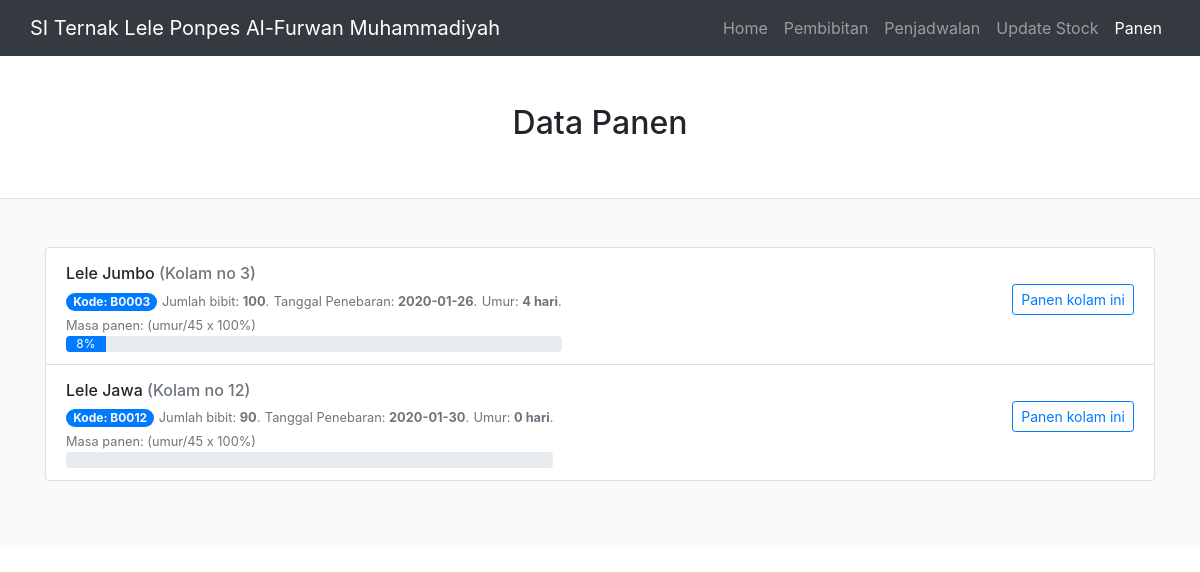
The app's page /public/panen (signed in) with its own data.
### tables this page shows
CREATE TABLE `bibit` (
  `kode_bibit` varchar(5) NOT NULL,
  `tgl_penebaran_bibit` date NOT NULL,
  `jenis_bibit` varchar(30) NOT NULL,
  `jumlah_bibit` int(5) NOT NULL,
  `no_kolam` int(2) NOT NULL,
  `status_panen` int(11) NOT NULL
);

### app/core/Controller.php (called while the page is built, shortened)
<?php
class Controller
{
	public function view($view,$data=[])
	{
		require_once '../app/views/' . $view.'.php';
	}
	public function model($model)
	{
		return new $model;
	}
}

### app/controllers/Panen.php (called while the page is built, shortened)
<?php
class Panen extends Controller
{
    public function index()
    {
        $data['judul'] = 'Panen';
        $data['bibit'] = $this->model('Pembibitan_model')->getAll();
        $this->view('panen/index', $data);
    }
}

### app/core/App.php (called while the page is built, shortened)
<?php
class App
{
	protected $method = 'index';
	protected $params = [];
	public function __construct()
	{
		$this->controller = new $this->controller;
		call_user_func_array([$this->controller, $this->method], $this->params);
	}
}

### public/index.php (called while the page is built, shortened)
<?php
$app=new App;

### app/core/Database.php (called while the page is built, shortened)
<?php
class Database{
	private $host=DB_HOST;
	private $user=DB_USER;
	private $pass=DB_PASS;
	private $db_name=DB_NAME;
	private $dbh;
	private $stmt;
	public function __construct()
	{
		$dsn='mysql:host='.$this->host.';dbname='.$this->db_name;
		$option=[
			PDO::ATTR_PERSISTENT=>
			true,
			PDO::ATTR_ERRMODE=>PDO::ERRMODE_EXCEPTION
		];
		try {
			$this->dbh=new PDO($dsn,$this->user,$this->pass,$option);
		} catch(PDOException $e)
		{
			die($e->getMessage());
		}
	}
	public function query($query)
	{
		$this->stmt=$this->dbh->prepare($query);
	}
	public function execute()
	{
		$this->stmt->execute();
	}
	public function resultSet()
	{
		$this->execute();
		return $this->stmt->fetchAll(PDO::FETCH_ASSOC);
	}
}

### app/models/Pembibitan_model.php (called while the page is built, shortened)
<?php
class Pembibitan_model
{
    private $db;
    public function __construct()
    {
        $this->db = new Database;
    }
    public function getAll()
    {
        $this->db->query('SELECT *, datediff(CURDATE(), tgl_penebaran_bibit) as umur_bibit FROM bibit WHERE status_panen=0');
        return $this->db->resultSet();
    }
}

### app/views/panen/index.php (the view, shortened to what this page needs)
<section class="border-bottom">
    <div class="container">
        <div class="py-5 text-center">
            <h2>Data Panen</h2>
        </div>
    </div>
</section>
<div class="py-5 bg-light" id="nav-profile" role="tabpanel" aria-labelledby="nav-profile-tab">
    <div class="container">
        <ul class="list-group mb-3">
            <?php foreach ($data['bibit'] as $bibit) : ?>
                <li class="list-group-item d-flex justify-content-between lh-condensed">
                    <div>
                        <h6 class="my-1">
                            <?= $bibit['jenis_bibit']; ?>
                            <span class="text-muted">(Kolam no <?= $bibit['no_kolam']; ?>)</span>
                        </h6>
                        <span class="text-muted "></span><span class="badge badge-pill bg-primary text-light ">Kode: <?= $bibit['kode_bibit']; ?></span>
                        <small class="text-muted">Jumlah bibit: <b> <?= $bibit['jumlah_bibit']; ?></b>.</small>
                        <small class="text-muted"> Tanggal Penebaran: <b><?= $bibit['tgl_penebaran_bibit']; ?></b>.</small>
                        <small class="text-muted"> Umur: <b><?= $bibit['umur_bibit']; ?> hari</b>.</small>
                        <br>
                        <small class="text-muted mt-3">Masa panen: (umur/45 x 100%)</small>
                        <div class="progress ">
                            <div class="progress-bar" role="progressbar" style="width: <?= intval($bibit['umur_bibit'] / 45 * 100) . '%'; ?>" aria-valuenow="" aria-valuemin="0" aria-valuemax="30">
                                <?= intval($bibit['umur_bibit'] / 45 * 100) . '%'; ?>
                            </div>
                        </div>
                    </div>
                    <p>
                        <br><a href="<?= BASEURL . '/panen/new/' . $bibit['kode_bibit'] ?>" class="btn btn-sm btn-outline-primary">Panen kolam ini</a>
                    </p>
                </li>
            <?php endforeach; ?>
        </ul>
    </div>
</div>

### records on screen
bibit: jenis_bibit "Lele Jumbo", no_kolam "3", kode_bibit "B0003", jumlah_bibit "100", tgl_penebaran_bibit "2020-01-26", umur_bibit "4", umur_bibit "8"
bibit: jenis_bibit "Lele Jawa", no_kolam "12", kode_bibit "B0012", jumlah_bibit "90", tgl_penebaran_bibit "2020-01-30", umur_bibit "0"

### other values on screen
$menu "Home"
$menu "Pembibitan"
$menu "Penjadwalan"
$menu "Update Stock"
$menu "Panen"
